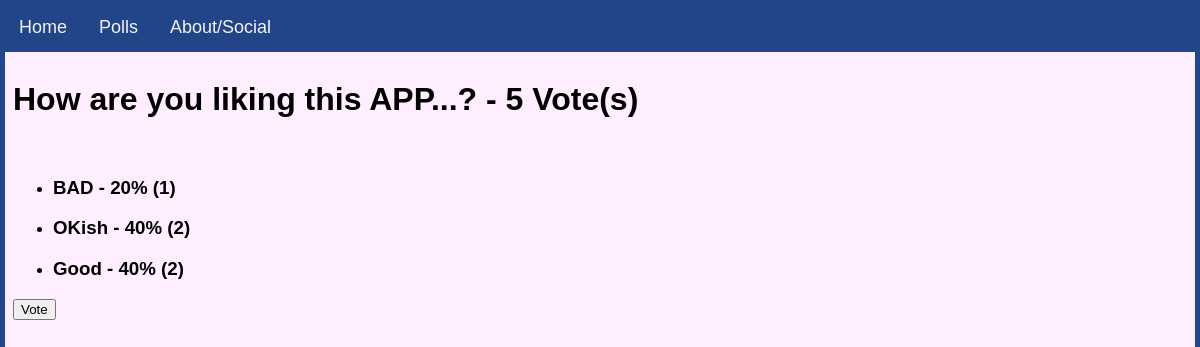
Before: /polls/4/ with the older database file.
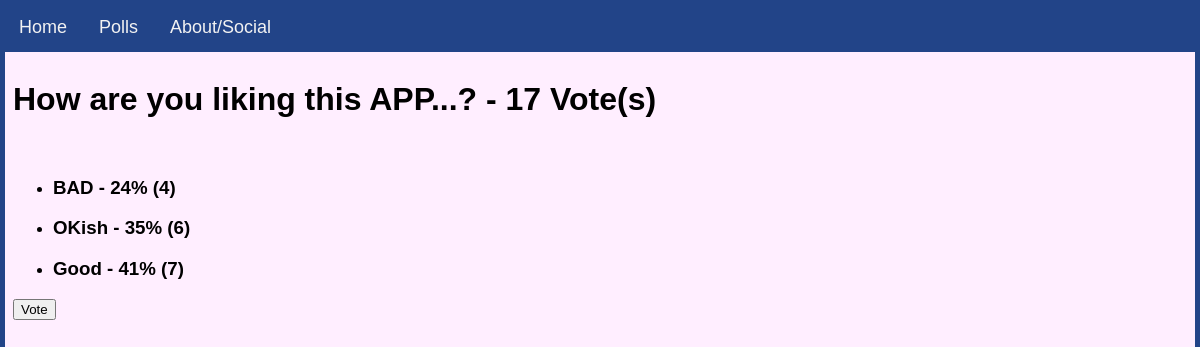
After: the same page with the newer database file.
### polls/models.py (models this page shows, shortened)
class Question(models.Model):
    question_text   = models.CharField(max_length=150)
    pub_date        = models.DateTimeField('Date Created', default= datetime.now())
    votes           = models.IntegerField(default=0)
    def __str__(self):
        return self.question_text

class Choice(models.Model):
    question    = models.ForeignKey(Question, on_delete=models.CASCADE)
    choice_text = models.CharField(max_length=150)
    votes       = models.IntegerField(default=0)

### polls/views.py (the view)
# urls.py: path('<int:id>/', views.Polls_detail_view.as_view(), name = "Detail_View"),
class Polls_detail_view(DetailView):
    template_name = 'polls/polls_detail.html'
    queryset = Question.objects.all()
    def get_object(self):
        id_ = self.kwargs.get('id')
        return get_object_or_404(Question, id=id_)

### polls/templates/polls/polls_detail.html
{% extends 'base.html'%}
{% block content %}
<br>
    <h1>{{object}} - {{object.votes}} Vote(s)</h1><br>
    <ul>
        {% for choice in object.choice_set.all %}
            <li>
                <h3>
                    {{choice.choice_text}} -
                    {% widthratio choice.votes object.votes 100 %}%
                    ({{choice.votes}})
                </h3>
            </li>
        {% endfor %}
    </ul>
    <a href="vote/">
        <input type="button" value="Vote">
    </a>
{% endblock content %}

Changed rows visible on the page:
changed Question "How are you liking this APP...?": votes "5" → "17"
changed Choice "BAD": votes.votes "20" → "24"; votes "1" → "4"
changed Choice "OKish": votes.votes "40" → "35"; votes "2" → "6"
changed Choice "Good": votes.votes "40" → "41"; votes "2" → "7"
